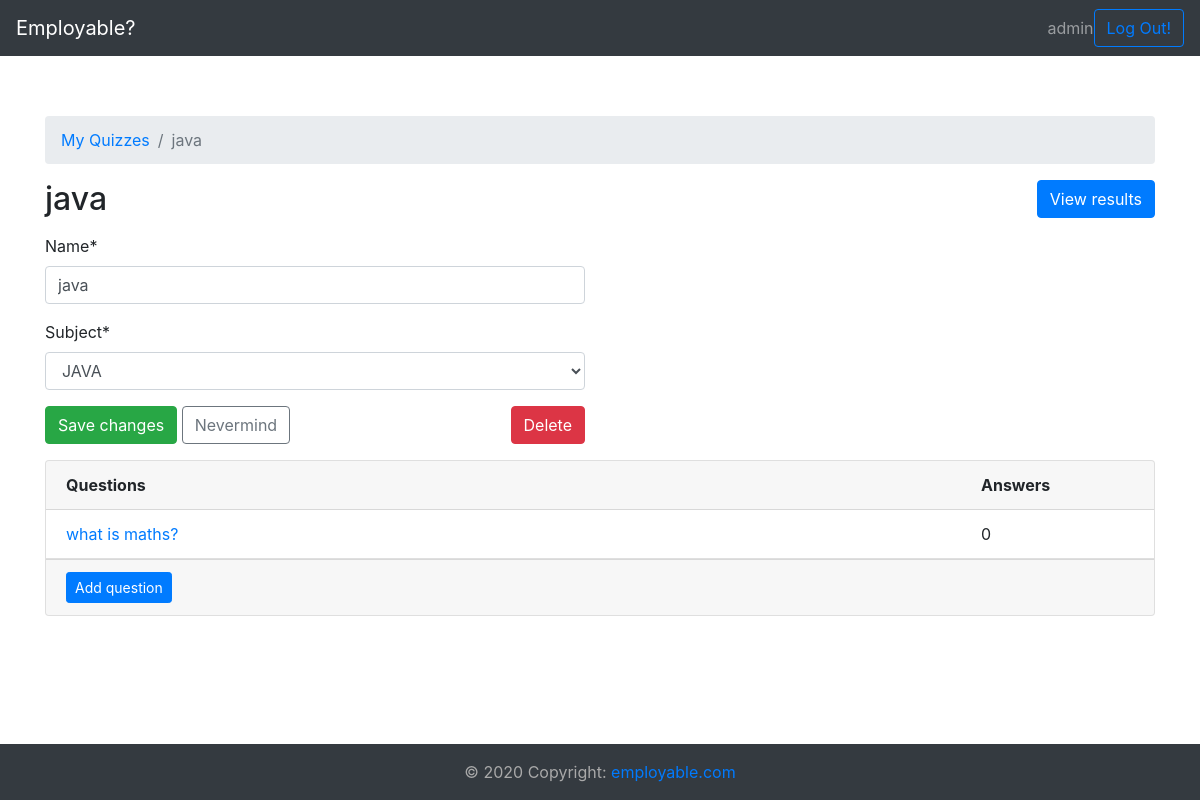
The page /company/quiz/1 (signed in) on the database its author committed.
### accounts/models.py (models this page shows)
class User(AbstractUser):
    is_student = models.BooleanField(default=False)
    is_company = models.BooleanField(default=False)
    has_details = models.BooleanField(default=False)
    about = models.TextField(max_length=1000)
    image = models.ImageField(upload_to='profile_image',blank = True, null = True)
    website = models.CharField(max_length=40)

### exam/models.py (models this page shows, shortened)
class Quiz(models.Model):
    owner = models.ForeignKey(User, on_delete=models.CASCADE, related_name='quizzes')
    name = models.CharField(max_length=255)
    subject = models.ForeignKey(Subject, on_delete=models.CASCADE, related_name='quizzes')
    location = models.CharField(max_length=50)
    skills_Required = models.CharField(max_length = 50)
    education = models.CharField(max_length = 50)
    work_exporience = models.CharField(max_length = 50)
    ctc = models.IntegerField()
    posts = models.CharField(max_length=20)

class Subject(models.Model):
    name = models.CharField(max_length=30)
    color = models.CharField(max_length=7, default='#007bff')
    def __str__(self):
        return self.name

class Question(models.Model):
    quiz = models.ForeignKey(Quiz, on_delete=models.CASCADE, related_name='questions')
    text = models.CharField('Question', max_length=255)

### company/views.py (the view, shortened to what this page needs)
# urls.py: path('quiz/<int:pk>',views.QuizUpdateView.as_view(),name= 'updateQuiz'),
class QuizUpdateView(UpdateView):
    model = Quiz
    fields = ('name', 'subject', )
    context_object_name = 'quiz'
    template_name = 'company/QuizUpdate.html'
    def get_context_data(self, **kwargs):
        kwargs['questions'] = self.get_object().questions.annotate(answers_count=Count('answers'))
        return super().get_context_data(**kwargs)
    def get_queryset(self):
        return self.request.user.quizzes.all()

### templates/company/QuizUpdate.html (shortened to what this page needs)
{% load crispy_forms_tags %}
<!DOCTYPE html>
<html lang="en">
<head>
    <link rel="stylesheet" href="https://stackpath.bootstrapcdn.com/bootstrap/4.1.3/css/bootstrap.min.css">
</head>
<body>
    <nav class="navbar navbar-expand-lg navbar-dark bg-dark sticky-top">
        <div class="collapse navbar-collapse" id="navbarTogglerDemo01">
          <a class="navbar-brand" href={% url 'home' %}>Employable?</a>
          {% if user.is_authenticated %}
          <span class="navbar-text active">
            {{user}}
          </span>
          <button class="btn btn-outline-primary my-2 my-sm-0" onclick=location.href='{% url 'logout' %}' type="submit">Log Out!</button>
          {% else %}
            <button class="btn btn-outline-primary my-2 my-sm-0" style = 'margin-right: 4px;' onclick=location.href='{% url 'login' %}'  type="submit">login</button>
            <button class="btn btn-outline-primary my-2 my-sm-0" onclick=location.href='{% url 'signup' %}' type="submit">Signup with us!</button>
          {% endif %}
        </div>
      </nav>
    <div class='container' style= 'margin-top:60px'>
{% load crispy_forms_tags %}
<nav aria-label="breadcrumb">
  <ol class="breadcrumb">
    <li class="breadcrumb-item"><a href="{% url 'updateQuiz' quiz.pk%}">My Quizzes</a></li>
    <li class="breadcrumb-item active" aria-current="page">{{ quiz.name }}</li>
  </ol>
</nav>
<h2 class="mb-3">
  {{ quiz.name }}
  <a href="{% url 'updateQuiz' quiz.pk %}" class="btn btn-primary float-right">View results</a>
</h2>
<div class="row mb-3">
  <div class="col-md-6 col-sm-8 col-12">
    <form method="post" novalidate>
      {{ form|crispy }}
      <button type="submit" class="btn btn-success">Save changes</button>
      <a href="{% url 'updateQuiz' quiz.pk%}" class="btn btn-outline-secondary" role="button">Nevermind</a>
      <a href="{% url 'updateQuiz' quiz.pk%}" class="btn btn-danger float-right">Delete</a>
    </form>
  </div>
</div>
<div class="card">
  <div class="card-header">
    <div class="row">
      <div class="col-10">
        <strong>Questions</strong>
      </div>
      <div class="col-2">
        <strong>Answers</strong>
      </div>
    </div>
  </div>
  <div class="list-group list-group-flush list-group-formset">
    {% for question in questions %}
      <div class="list-group-item">
        <div class="row">
          <div class="col-10">
            <a href="{% url 'changeQuestion' quiz.pk question.pk%}">{{ question.text }}</a>
          </div>
          <div class="col-2">
            {{ question.answers_count }}
          </div>
        </div>
      </div>
    {% empty %}
      <div class="list-group-item text-center">
        <p class="text-muted font-italic mb-0">You haven't created any questions yet. Go ahead and <a href="">add the first question</a>.</p>
      </div>
    {% endfor %}
  </div>
  <div class="card-footer">
    <a href={% url 'addQuestion' quiz.pk%} class="btn btn-primary btn-sm">Add question</a>
  </div>
</div>
</div>
<nav class=" bg-dark fixed-bottom">
    <div class="footer-copyright text-center py-3 container" style='color:darkgray'>© 2020 Copyright:
      <a href="{% url 'home' %}"> employable.com</a>
    </div>
  </nav>
</body>
</html>

### rows shown on the page
User: username "admin"
Quiz: name "java", subject "JAVA"
Question: text "what is maths?", answers_count "0"
